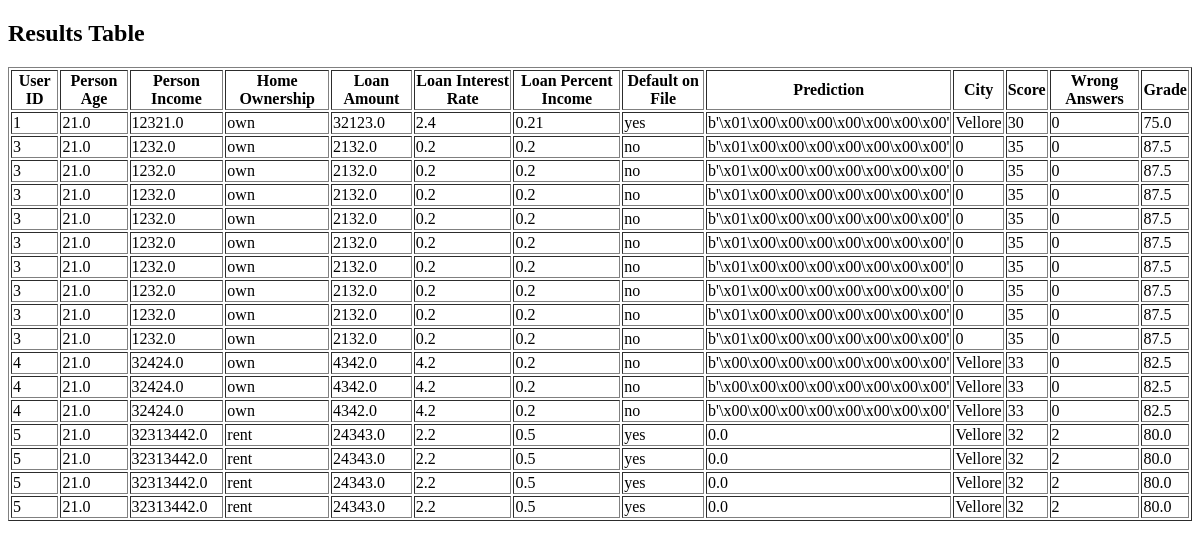
Page /view_results on the earlier database version.
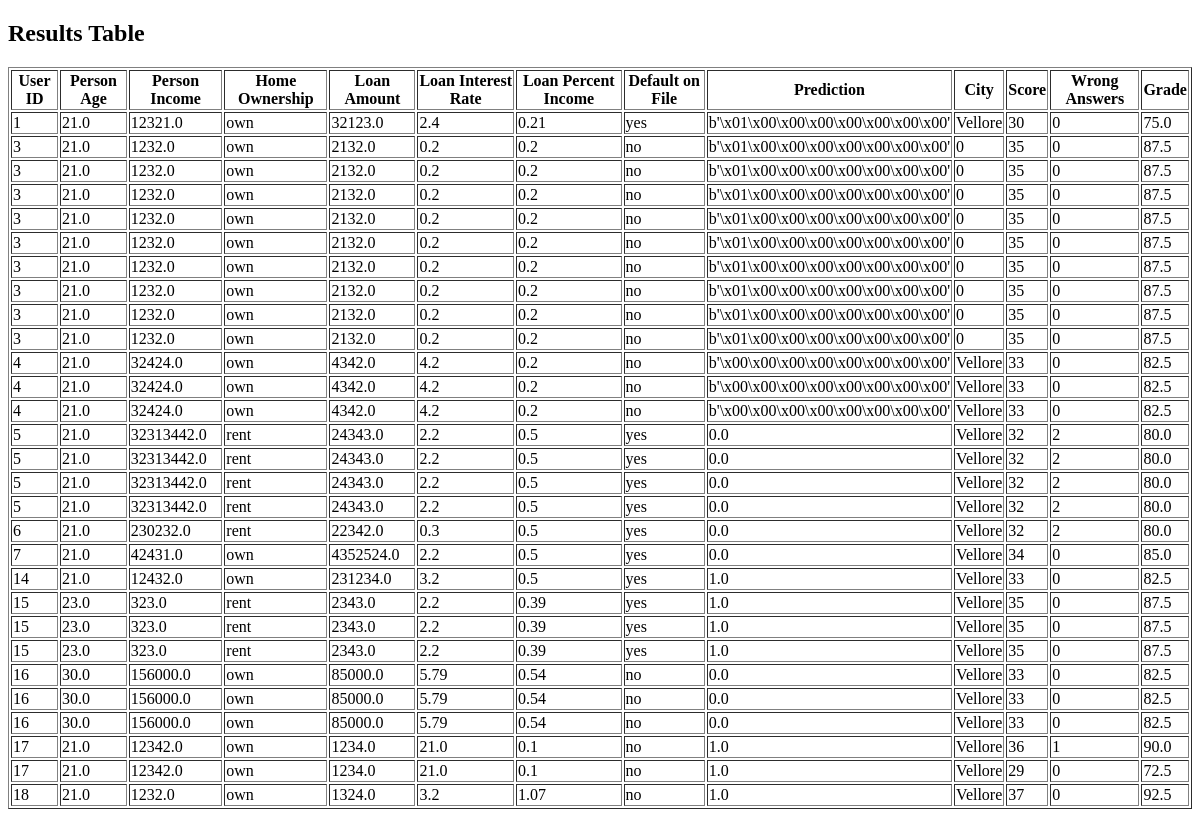
Same page on the later database version.
### tables this page shows
CREATE TABLE results
                      (id INTEGER PRIMARY KEY AUTOINCREMENT,
                       user_id INTEGER,
                       score INTEGER,
                       wrong INTEGER,
                       grade REAL,
                       FOREIGN KEY (user_id) REFERENCES predictions (id));

CREATE TABLE predictions
                      (id INTEGER PRIMARY KEY AUTOINCREMENT,
                       person_age REAL,
                       person_income REAL,
                       person_home_ownership TEXT,
                       loan_amnt REAL,
                       loan_int_rate REAL,
                       loan_percent_income REAL,
                       cb_person_default_on_file TEXT,
                       prediction REAL,
                       latitude REAL,
                       longitude REAL,
                       city TEXT);

### app.py (the view)
@app.route("/view_results")
def view_results():
    conn = sqlite3.connect('predictions.db')
    cursor = conn.cursor()
    cursor.execute('''SELECT predictions.id, predictions.person_age, predictions.person_income, predictions.person_home_ownership, predictions.loan_amnt, predictions.loan_int_rate,
                             predictions.loan_percent_income, predictions.cb_person_default_on_file, predictions.prediction, predictions.city,
                             results.score, results.wrong, results.grade
                      FROM predictions
                      JOIN results ON predictions.id = results.user_id''')
    rows = cursor.fetchall()
    conn.close()
    return render_template("view_results.html", rows=rows)

### templates/view_results.html (shortened to what this page needs)
<!DOCTYPE html>
<html lang="en">
<head>
</head>
<body>
    <h2>Results Table</h2>
    <table border="1">
        <thead>
            <tr>
                <th>User ID</th>
                <th>Person Age</th>
                <th>Person Income</th>
                <th>Home Ownership</th>
                <th>Loan Amount</th>
                <th>Loan Interest Rate</th>
                <th>Loan Percent Income</th>
                <th>Default on File</th>
                <th>Prediction</th>
                <th>City</th>
                <th>Score</th>
                <th>Wrong Answers</th>
                <th>Grade</th>
            </tr>
        </thead>
        <tbody>
            {% for row in rows %}
                <tr>
                    {% for item in row %}
                        <td>{{ item }}</td>
                    {% endfor %}
                </tr>
            {% endfor %}
        </tbody>
    </table>
</body>
</html>

Differences in the rows shown:
added results: row "6" "32" "2", grade "80.0"
added predictions: person_age "21.0", person_income "230232.0", person_home_ownership "rent", loan_amnt "22342.0", loan_int_rate "0.3", loan_percent_income "0.5", cb_person_default_on_file "yes", prediction "0.0", city "Vellore"
added results: row "7" "34" "0", grade "85.0"
added predictions: person_age "21.0", person_income "42431.0", person_home_ownership "own", loan_amnt "4352524.0", loan_int_rate "2.2", loan_percent_income "0.5", cb_person_default_on_file "yes", prediction "0.0", city "Vellore"
added results: row "14" "33" "0", grade "82.5"
added predictions: person_age "21.0", person_income "12432.0", person_home_ownership "own", loan_amnt "231234.0", loan_int_rate "3.2", loan_percent_income "0.5", cb_person_default_on_file "yes", prediction "1.0", city "Vellore"
added results: row "15" "35" "0", grade "87.5"
added predictions: person_age "23.0", person_income "323.0", person_home_ownership "rent", loan_amnt "2343.0", loan_int_rate "2.2", loan_percent_income "0.39", cb_person_default_on_file "yes", prediction "1.0", city "Vellore"
added results: row "15" "35" "0", grade "87.5"
added results: row "15" "35" "0", grade "87.5"
added results: row "16" "33" "0", grade "82.5"
added predictions: person_age "30.0", person_income "156000.0", person_home_ownership "own", loan_amnt "85000.0", loan_int_rate "5.79", loan_percent_income "0.54", cb_person_default_on_file "no", prediction "0.0", city "Vellore"
added results: row "16" "33" "0", grade "82.5"
added results: row "16" "33" "0", grade "82.5"
added results: row "17" "36" "1", grade "90.0"
added predictions: person_age "21.0", person_income "12342.0", person_home_ownership "own", loan_amnt "1234.0", loan_int_rate "21.0", loan_percent_income "0.1", cb_person_default_on_file "no", prediction "1.0", city "Vellore"
added results: row "17" "29" "0", grade "72.5"
added results: row "18" "37" "0", grade "92.5"
added predictions: person_age "21.0", person_income "1232.0", person_home_ownership "own", loan_amnt "1324.0", loan_int_rate "3.2", loan_percent_income "1.07", cb_person_default_on_file "no", prediction "1.0", city "Vellore"
